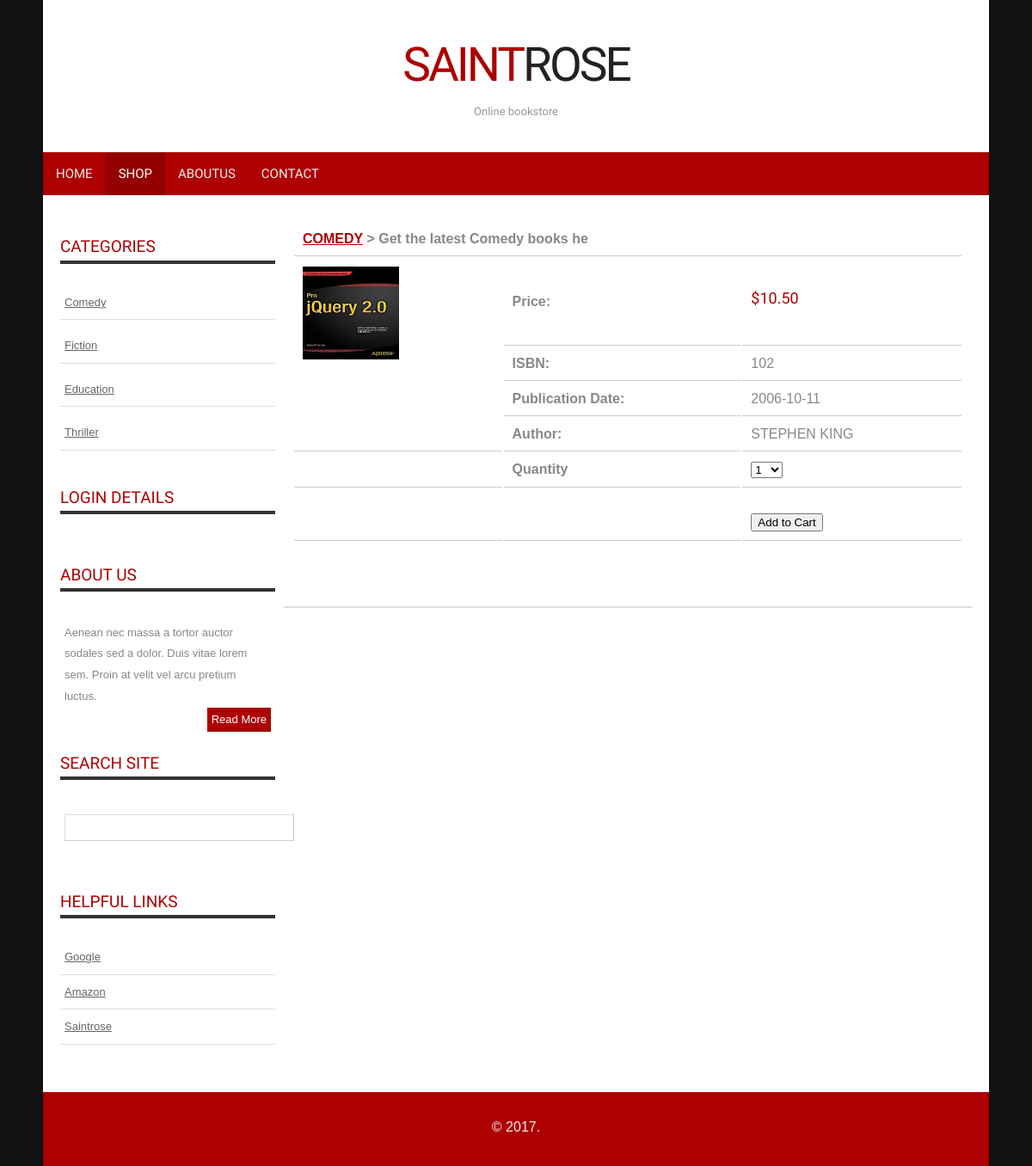
Page /bookdetails.php?bid=2 on the committed database.
### tables this page shows
CREATE TABLE IF NOT EXISTS `books` (
  `book_id` int(11) NOT NULL AUTO_INCREMENT,
  `authID` int(11) NOT NULL,
  `pubID` int(11) NOT NULL,
  `title` varchar(200) DEFAULT NULL,
  `price` decimal(9,2) DEFAULT NULL,
  `date_of_pub` date DEFAULT NULL,
  `book_img` varchar(50) DEFAULT NULL,
  `ISBN` varchar(7) DEFAULT NULL,
  `genID` int(11) NOT NULL,
  PRIMARY KEY (`book_id`)
);

CREATE TABLE IF NOT EXISTS `genres` (
  `gen_id` int(11) NOT NULL AUTO_INCREMENT,
  `title` varchar(30) NOT NULL,
  `gen_name` varchar(100) NOT NULL,
  `descri` varchar(40) NOT NULL,
  PRIMARY KEY (`gen_id`)
);

CREATE TABLE IF NOT EXISTS `author` (
  `auth_id` int(11) NOT NULL AUTO_INCREMENT,
  `auth_name` varchar(50) DEFAULT NULL,
  PRIMARY KEY (`auth_id`)
);

### bookdetails.php (the view, shortened to what this page needs)
<?php
include "connect.php";
$auth="";
if(isset($_GET['bid'])){
if(!is_numeric($_GET['bid'])){
$error=true;
$errormsg=" Security, Serious error. Contact webmaster: bid enter: ".$_GET['bid']."";
}else{
$cbID=mysqli_escape_string($con,$_GET['bid']);
$query ="SELECT * from books INNER JOIN genres ON genID=gen_id WHERE book_id='".$cbID."' ";
$results=mysqli_query($con, $query);
if($results){
$num = mysqli_num_rows($results);
$row=mysqli_fetch_assoc($results);
$authno=$row['authID'];
if($authno > 0){
$query_auth ="SELECT * from author WHERE auth_id=".$authno." ";
$results_auth=mysqli_query($con, $query_auth);
$row_auth=mysqli_fetch_assoc($results_auth);
$auth=$row_auth['auth_name'];
}
}
else{
$error=true;
$errormsg .=mysqli_error();
}
}
}
?>
<!doctype html>
<head>
<link rel="stylesheet" href="styles.css" type="text/css" />
</head>
<body>
<div id="container">
    <header>
    	<h1><a href="/">Saint<span>rose</span></a></h1>
        <h2>Online bookstore</h2>
    </header>
    <nav>
		<ul>
        	<li><a href="index.php">Home</a></li>
            <li class="start selected"><a href="productsall.php">Shop</a></li>
             <li class=""><a href="aboutus.php">Aboutus</a></li>
            <li class="end"><a href="contactus">Contact</a></li>
        </ul>
    </nav>
    <div id="body">
		<section id="content">
		<article class="expanded">
 <div class="productRow">
       <table width="100%" border="0" id="prod">
  <tr>
    <td colspan="3"><b><a href="products.php?catid=<?php echo trim(stripslashes($row['gen_id']));?>&catname=<?php echo stripslashes($row['gen_name']);?>"><?php echo stripslashes(strtoupper($row['gen_name']));?></a> > <?php echo $row['title'];?> </b></td>
  </tr>
  <tr>
    <td rowspan="5" valign="top" ><img src="<?php echo "images/".$row['book_img']; ?>" width="112" height="108" /></td>
  </tr>
  <tr>
    <td><strong>Price:</strong></td>
    <td><?php echo "<h4> $".$row['price'] ."</h4>";?></td>
  </tr>
  <tr>
    <td><strong>ISBN:</strong></td>
    <td><?php echo $row['ISBN'];?></td>
  </tr>
  <tr>
    <td><strong>Publication Date: </strong></td>
    <td><?php echo $row['date_of_pub'];?></td>
  </tr>
  <tr>
    <td><strong>Author:</strong></td>
    <td><?php echo $auth; ?></td>
  </tr>
  <form action="addtocart.php" method="post">
  <tr>
    <td> </td>
    <td><strong>Quantity</strong></td>
    <td><label>
     <select name="qty">;
<?php
  for($i=1; $i<12; $i++) {
 echo '<option value='.$i.'>'.$i.'</option>';
     }
?>
 </select>
    </label>
   </td>
  </tr>
  <tr>
    <td> </td>
    <td> </td>
    <td><label> <br>
      <input type="submit" name="submit" value="Add to Cart" />
    </label></td>
  </tr>
  </table>
   <br><br><br>
		</article>
        </section>
        <aside class="sidebar">
            <ul>
               <li>
                    <h4>Categories</h4>
                     <?php
                      include("connect.php");
$query ="SELECT * from genres";
$results=mysqli_query($con, $query);
if($results){
$num = mysqli_num_rows($results);
}else{
echo mysqli_error();
}
  if($num>0){
  while($row=mysqli_fetch_assoc($results)){
?>
          <ul>
            <li> <a href="products.php?catid=<?php echo $row['gen_id'];?>&catname=<?php echo $row['gen_name'];?>"><?php echo $row['gen_name'];?></a> </li>
           </ul>
           <?php
  }
  }  ?>
                </li>
                <li>
				<h4>Login Details</h4>
				</li>
                <li>
                    <h4>About us</h4>
                    <ul>
                        <li class="text">
                        	<p style="margin: 0;">Aenean nec massa a tortor auctor sodales sed a dolor. Duis vitae lorem sem. Proin at velit vel arcu pretium luctus.<br />
					<a href="#" class="readmore">Read More</a></p>
                        </li>
                    </ul>
                </li>
                <li>
                	<h4>Search site</h4>
                    <ul>
                    	<li class="text">
                            <form method="get" class="searchform" action="" >
                                <p>
                                    <input type="text" size="26" value="" name="s" class="s" />
                                </p>
                            </form>
						</li>
					</ul>
                </li>
                <li>
                    <h4>Helpful Links</h4>
                    <ul>
                        <li><a href="http://www.google.com" title="Google.com">Google</a></li>
                        <li><a href="http://www.amazon.com" title="Amazon">Amazon</a></li>
                        <li><a href="http://www.https://www.strose.edu/" title="Saintrose">Saintrose</a></li>
                    </ul>
                </li>
            </ul>
        </aside>
    </div>
    <footer>
        <div class="footer-bottom">
            <p>&copy;  2017. <a href=""></a> </p>
         </div>
    </footer>
</div>
</body>
</html>

### styles.css (style rules this page uses)
body { background: #111; margin:0; padding:0; font-family: Arial, Helvetica, sans-serif; font-size: 16px; color: #888; }
* { margin:10; padding:10; }
table { width: 100%; text-align: left; }
th, td { padding: 10px 10px; }
td { border-bottom: 1px solid #ccc; }
p { line-height: 1.9em; margin-bottom: 20px; }
a { color: #AD0000; }
form input, form select, form textarea { padding: 5px; color: #333333; border: 1px solid #ddd; border-right:1px solid #ccc; border-bottom:1px solid #ccc; background-color:#fff; font-family: Arial, Helvetica, sans-serif; font-size: 13px; }
form.searchform input { font-size: 15px; padding: 6px; }
form.searchform p { margin: 5px 0; }
h1 { color: #000; font-size: 35px; font-family: 'Francois One', Arial, sans-serif; }
h2 { color: #000; font-size: 27px; letter-spacing: 0px; font-weight: normal; padding: 0 0 5px; margin: 0; font-family: 'Francois One', Arial, sans-serif; }
h4 { font-family: 'Francois One', Arial, sans-serif; color: #AD0000; font-size: 18px; font-weight: normal; padding-bottom: 10px; text-transform: uppercase; }
ul, ol { margin: 0 0 35px 35px; }
li { padding-bottom: 5px; }
li ol, li ul { font-size: 1.0em; margin-bottom: 0; padding-top: 5px; }
#container { width: 1100px; margin: 0px auto; padding: 0px; background-color: #fff; }
header { padding: 30px 15px; background: #fff; margin: 0 auto; text-align:center; }
header h1 a, header h1 a:hover { color: #AD0000; font-size: 55px; font-weight: normal; letter-spacing: -3px; line-height:45px; text-decoration: none; text-transform: uppercase; }
header h1 a span { color: #222; }
header h2 { color: #999; font-size: 13px; position: relative; top: -5px; letter-spacing: 0; }
nav { width: 1100px; height: 50px; background-color: #AD0000; }
nav ul { height: 50px; list-style: none; padding: 0; margin: 0; }
nav ul li { float: left; display: block; padding: 0; }
nav ul li a { color: #eee; display: block; font-family: 'Francois One',Arial,sans-serif; font-size: 15px; letter-spacing: 0; line-height: 15px; margin: 0; padding: 18px 15px 17px; text-decoration: none; text-transform: uppercase; }
nav ul li.selected a, nav ul li.selected a:hover { background-color: #940000; color: #fff; }
#body { background: none; margin:0 auto; padding: 20px 20px 0; }
#content { float: right; width: 800px; }
article { border-bottom: 2px solid #ddd; padding: 10px 10px 20px 10px; }
.sidebar { float: left; width: 250px; }
.sidebar h4 { padding-bottom: 0; font-size: 19px; border-bottom: 4px solid #333; }
.sidebar ul { margin: 0; padding: 0; list-style: none; }
.sidebar ul li { margin-bottom: 20px; line-height: 1.9em; }
.sidebar li ul { list-style: none outside none; margin: 0 0 10px; }
.sidebar li ul li { display: block; font-family: Arial, Helvetica, sans-serif; border-top: none; padding: 10px 5px; margin: 0; line-height: 1.5em; border-bottom: 1px solid #ddd; font-size: 13px; }
.sidebar li ul li.text { border-bottom: none; }
.sidebar li ul li a { font-weight: normal; color: #666; }
.sidebar li ul li a.readmore { background-color: #AD0000; color: #FFFFFF; display: inline-block; padding: 2px 5px; float: right; text-decoration: none; }
footer { margin:20px auto 0; width: 1100px; }
footer .footer-bottom { padding: 10px; text-align: center; background-color: #AD0000; }
footer .footer-bottom p { text-align: center; }
footer .footer-bottom p, footer .footer-bottom p a { color: #eee; }

### rows in the picture
books: genres.gen_name "COMEDY", genres.title "Get the latest Comedy books he", book_img (picture), price "10.50", ISBN "102", date_of_pub "2006-10-11"
author: auth_name "STEPHEN KING"
genres: gen_name "Comedy"
genres: gen_name "Fiction"
genres: gen_name "Education"
genres: gen_name "Thriller"

### other values in the picture
form field qty "1"
